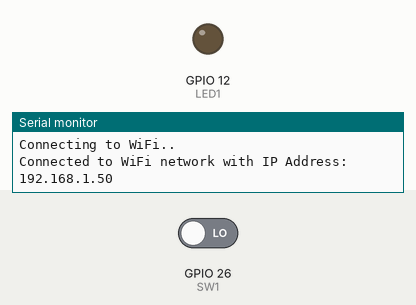
Bench run of a sketch on a simulated ESP32. Shown: output pins drawn as LEDs (lit = HIGH), the last lines printed to the serial monitor. The test bench sets the inputs (shaded band); at power-on: GPIO 26 (SW1) LOW. WiFi joins after 1.5 s; servers stay silent unless stated; uploads are accepted with an empty reply.

Above: at 3.2 s.
3.3 s: GPIO 26 (SW1) driven HIGH
At 7.5 s:
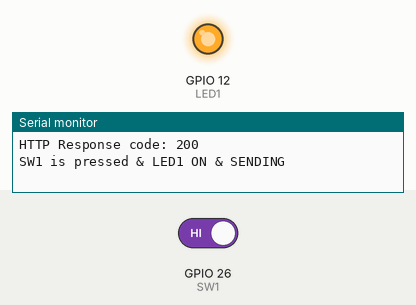
Timing chart, 0 to 9.0 s (numbered marks = the images above; inputs shaded):
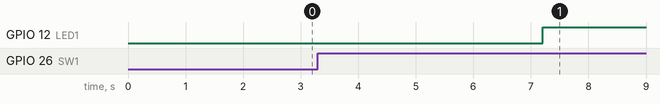

Measured:
- after the input at 3.3 s, GPIO 12 (LED1): LOW → HIGH after 3.9 s

The sketch:

switch_LEd.ino
```cpp
#include <WiFi.h>
#include <HTTPClient.h>
#include <Wire.h>
#include <Adafruit_Sensor.h>
#include <DHT.h>
const char* ssid = "Sangtong";
const char* password = "042781418";
// REPLACE with your Domain name and URL path or IP address with path
const char* serverName = "http://192.168.1.131/SENSOR/esp-post-data.php";

String apiKeyValue = "tPmAT5Ab3j7F9";
String sensorName = "DHT";
String sensorLocation = "HOME";

int LED1State = 0;
int LED1 = 12;

int SW1 = 26;
int SW1Old = 1;
int SW1New;


void setup() {
  pinMode(LED1, OUTPUT);
  pinMode(SW1, INPUT);
  Serial.begin(115200);
  // Connect to Wi-Fi
  WiFi.begin(ssid, password);
  while (WiFi.status() != WL_CONNECTED) {
    delay(1000);
    Serial.println("Connecting to WiFi..");
  }
  Serial.println("");
  Serial.print("Connected to WiFi network with IP Address: ");
  Serial.println(WiFi.localIP());
}
void swti(){
  {
  SW1New = digitalRead(SW1);
  if (SW1Old == 0 && SW1New == 1)
  {
    if (LED1State == 0) {
      digitalWrite(LED1, HIGH);
      delay(200);
      LED1State = 1;
      Serial.println("SW1 is pressed & LED1 ON & SENDING");

    }
    else {
      digitalWrite(LED1, LOW);
      LED1State = 0;
      Serial.println("SW1 is pressed & LED1 OFF & DISABLE");
    }
  }
  SW1Old = SW1New;

}
  }

void loop() {
  swti();
  //Check WiFi connection status
  if (WiFi.status() == WL_CONNECTED) {
    WiFiClient client;
    HTTPClient http;

    // Your Domain name with URL path or IP address with path
    http.begin(client, serverName);

    // Specify content-type header
    http.addHeader("Content-Type", "application/x-www-form-urlencoded");

    // Prepare your HTTP POST request data
    String httpRequestData = "api_key=" + apiKeyValue + "&sensor=" + sensorName
                             + "&location=" + sensorLocation + "&value1=" + String(LED1State)
                             + "&value2=" + String(LED1State) + "&value3=" + (LED1State);
                             delay(5000);
    Serial.print("httpRequestData: ");
    Serial.println(httpRequestData);

    // You can comment the httpRequestData variable above
    // then, use the httpRequestData variable below (for testing purposes without the BME280 sensor)
    //String httpRequestData = "api_key=tPmAT5Ab3j7F9&sensor=BME280&location=Office&value1=24.75&value2=49.54&value3=1005.14";

    // Send HTTP POST request
    int httpResponseCode = http.POST(httpRequestData);

    // If you need an HTTP request with a content type: text/plain
    //http.addHeader("Content-Type", "text/plain");
    //int httpResponseCode = http.POST("Hello, World!");

    // If you need an HTTP request with a content type: application/json, use the following:
    //http.addHeader("Content-Type", "application/json");
    //int httpResponseCode = http.POST("{\"value1\":\"19\",\"value2\":\"67\",\"value3\":\"78\"}");

    if (httpResponseCode > 0) {
      Serial.print("HTTP Response code: ");
      Serial.println(httpResponseCode);
    }
    else {
      Serial.print("Error code: ");
      Serial.println(httpResponseCode);
    }
    // Free resources
    http.end();
  }
}
```
